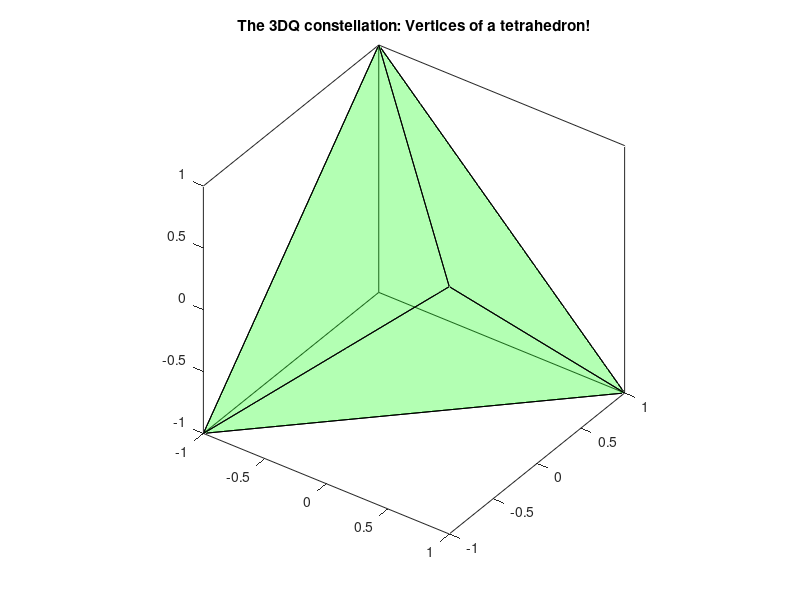
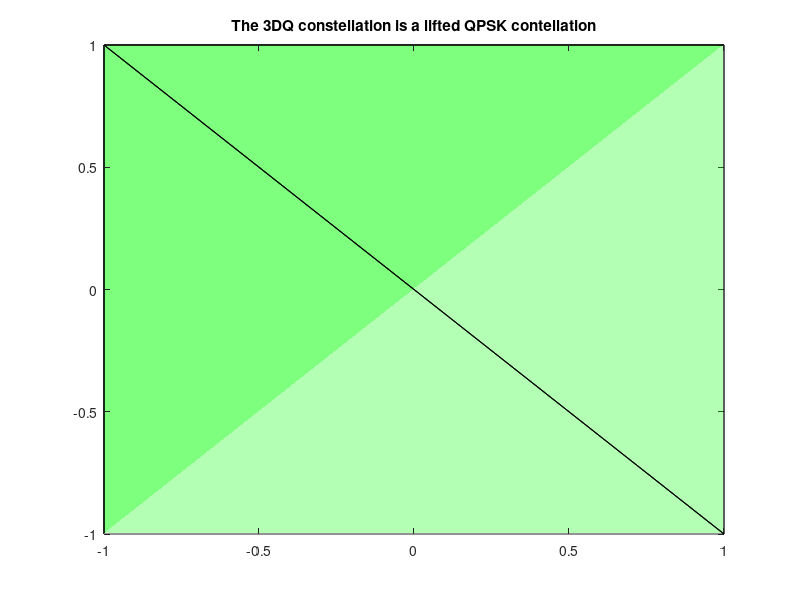

Write MATLAB code to recreate these figures, in order.
% File: plot_3DQ_constellation.m
% Plots the three-dimensional constellation "3DQ" associated with a
% binary parity-check code and 2-PAM modulation
% EE 161 - Spring 2012, 2021 - San Jose State University

%%%% Does not display properly in 2011b ????

clear all
% Four signal points:
X = zeros(4,3);
X(1,:) = [ -1 -1 -1];
X(2,:) = [ -1  1  1];
X(3,:) = [  1 -1  1];
X(4,:) = [  1  1 -1];

% Compute the delaunay triangulation.
tri = delaunayn(X);
figure(1)
% Plot the constellation
tetramesh(tri,X,'FaceAlpha',0.3,'FaceColor','green'); camorbit(73,5); box on, rotate3d on
title('The 3DQ constellation: Vertices of a tetrahedron!')

figure(2)
% Plot the constellation
tetramesh(tri,X,'FaceAlpha',0.3,'FaceColor','green'); view(90,0);; box on, rotate3d on
title('The 3DQ constellation is a lifted QPSK contellation')

% DT = delaunayTriangulation(X);
% figure(2)
% [V,R] = voronoiDiagram(DT);
% tid = nearestNeighbor(DT,0,0,0);
% XR10 = V(R{tid},:);
% K = convhull(XR10);
% defaultFaceColor  = [0.6875 0.8750 0.8984];
% trisurf(K, XR10(:,1) ,XR10(:,2) ,XR10(:,3) , ...
%         'FaceColor', defaultFaceColor, 'FaceAlpha',0.8)
% title('3-D Voronoi Region')
